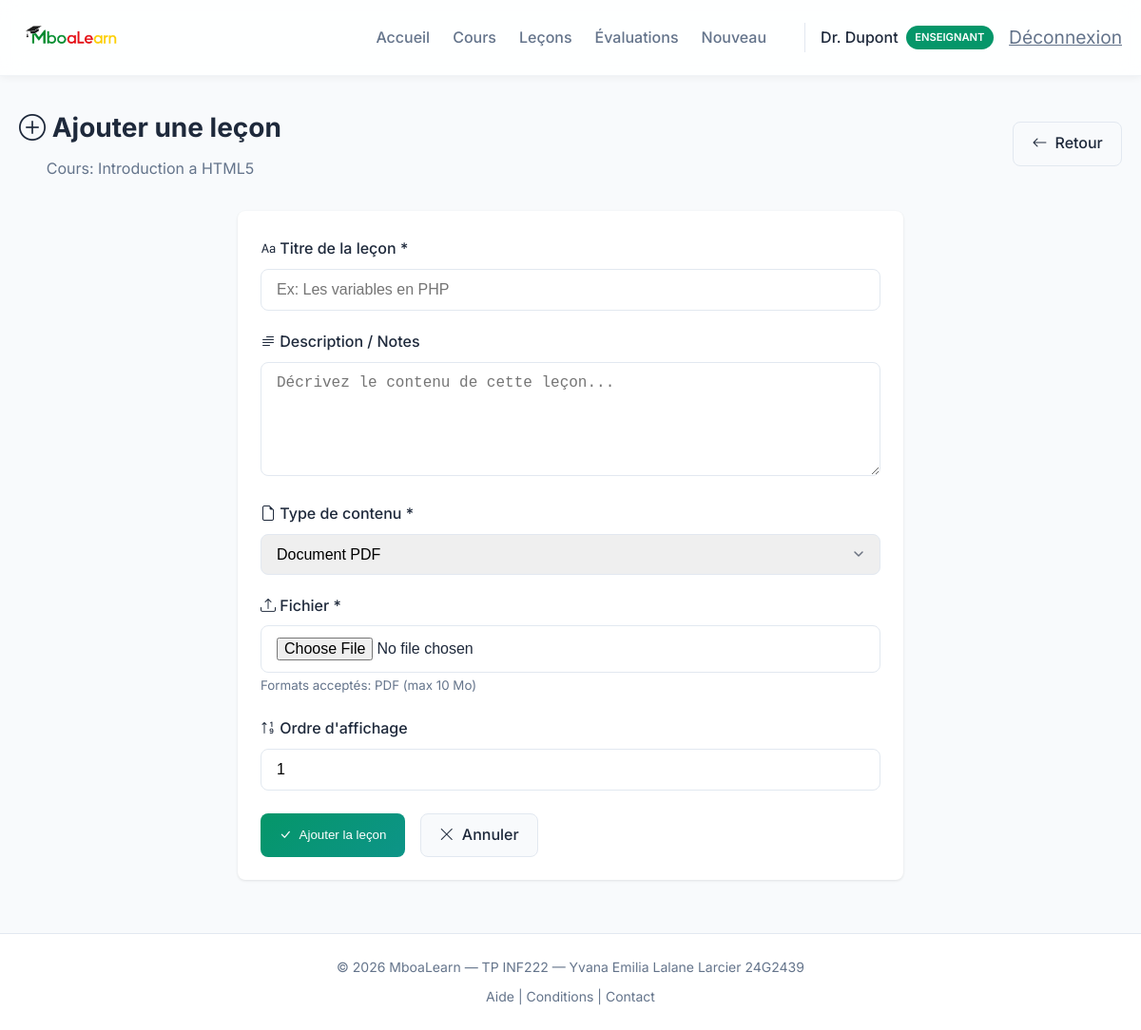
Page /enseignant/ajouter_lecon.php?cours=1 (signed in) on the committed database.
### tables this page shows
CREATE TABLE users (
    id INT AUTO_INCREMENT PRIMARY KEY,
    nom VARCHAR(100) NOT NULL,
    email VARCHAR(150) UNIQUE NOT NULL,
    password VARCHAR(255) NOT NULL,
    role ENUM('etudiant', 'enseignant', 'promoteur') DEFAULT 'etudiant',
    date_inscription TIMESTAMP DEFAULT CURRENT_TIMESTAMP
);

CREATE TABLE cours (
    id INT AUTO_INCREMENT PRIMARY KEY,
    titre VARCHAR(200) NOT NULL,
    description TEXT,
    module_id INT,
    enseignant_id INT,
    date_creation TIMESTAMP DEFAULT CURRENT_TIMESTAMP,
    FOREIGN KEY (module_id) REFERENCES modules(id) ON DELETE SET NULL,
    FOREIGN KEY (enseignant_id) REFERENCES users(id) ON DELETE SET NULL
);

### includes/auth.php (called while the page is built, shortened)
<?php
require_once __DIR__ . '/../config/database.php';
function is_logged_in() {
    return isset($_SESSION['user_id']);
}
function has_role($role) {
    return isset($_SESSION['user_role']) && $_SESSION['user_role'] === $role;
}
function get_user_info() {
    global $pdo;
    $stmt = $pdo->prepare("SELECT id, nom, email, role FROM users WHERE id = ?");
    $stmt->execute([$_SESSION['user_id']]);
    return $stmt->fetch();
}

### enseignant/ajouter_lecon.php (the view, shortened to what this page needs)
<?php
require_once '../config/database.php';
require_once '../includes/auth.php';
$enseignant_id = $_SESSION['user_id'];
$cours_id = isset($_GET['cours']) ? (int)$_GET['cours'] : 0;
$lecon_creee = false;
$stmt = $pdo->prepare("SELECT * FROM cours WHERE id = ? AND enseignant_id = ?");
$stmt->execute([$cours_id, $enseignant_id]);
$cours = $stmt->fetch();
?>
<!DOCTYPE html>
<html lang="fr">
<head>
    <link rel="stylesheet" href="https://cdn.jsdelivr.net/npm/bootstrap-icons@1.11.3/font/bootstrap-icons.min.css">
    <link rel="stylesheet" href="../assets/css/style.css">
</head>
<body>
    <?php include '../includes/header.php'; ?>
    <div class="dashboard-header">
        <div style="display: flex; justify-content: space-between; align-items: center;">
            <div>
                <h1><i class="bi bi-plus-circle"></i> Ajouter une leçon</h1>
                <p>Cours: <?php echo htmlspecialchars($cours['titre']); ?></p>
            </div>
            <a href="dashboard.php" class="btn-secondary">
                <i class="bi bi-arrow-left"></i> Retour
            </a>
        </div>
    </div>
    <div class="card" style="max-width: 700px;">
        <?php if (!$lecon_creee): ?>
        <form method="POST" action="" enctype="multipart/form-data">
            <div class="form-group">
                <label for="titre">
                    <i class="bi bi-type"></i> Titre de la leçon *
                </label>
                <input type="text" id="titre" name="titre" class="form-control"
                       placeholder="Ex: Les variables en PHP" required
                       value="<?php echo htmlspecialchars($_POST['titre'] ?? ''); ?>">
            </div>
            <div class="form-group">
                <label for="contenu">
                    <i class="bi bi-text-paragraph"></i> Description / Notes
                </label>
                <textarea id="contenu" name="contenu" class="form-control"
                          placeholder="Décrivez le contenu de cette leçon..."><?php echo htmlspecialchars($_POST['contenu'] ?? ''); ?></textarea>
            </div>
            <div class="form-group">
                <label for="type_contenu">
                    <i class="bi bi-file-earmark"></i> Type de contenu *
                </label>
                <select id="type_contenu" name="type_contenu" class="form-control" required>
                    <option value="pdf" <?php echo ($_POST['type_contenu'] ?? '') === 'pdf' ? 'selected' : ''; ?>>Document PDF</option>
                </select>
            </div>
            <div class="form-group">
                <label for="fichier">
                    <i class="bi bi-upload"></i> Fichier *
                </label>
                <input type="file" id="fichier" name="fichier" class="form-control" required
                       accept=".pdf,video/mp4,video/webm,video/ogg">
                <small class="text-muted" id="file-hint">Formats acceptés: PDF (max 10 Mo)</small>
            </div>
            <div class="form-group">
                <label for="ordre">
                    <i class="bi bi-sort-numeric-up"></i> Ordre d'affichage
                </label>
                <input type="number" id="ordre" name="ordre" class="form-control"
                       min="1" value="<?php echo $_POST['ordre'] ?? 1; ?>">
            </div>
            <div style="display: flex; gap: 1rem; margin-top: 1.5rem;">
                <button type="submit" class="btn-primary">
                    <i class="bi bi-check-lg"></i> Ajouter la leçon
                </button>
                <a href="dashboard.php" class="btn-secondary">
                    <i class="bi bi-x-lg"></i> Annuler
                </a>
            </div>
        </form>
        <?php endif; ?>
    </div>
    <?php include '../includes/footer.php'; ?>
</body>
</html>

### includes/header.php (shortened to what this page needs)
<?php
$base_url = '/MboaLearn';
$user = get_user_info();
?>
<!DOCTYPE html>
<html lang="fr">
<head>
    <link rel="stylesheet" href="https://cdn.jsdelivr.net/npm/bootstrap-icons@1.11.3/font/bootstrap-icons.min.css">
    <link rel="stylesheet" href="<?php echo $base_url; ?>/assets/css/style.css?v=<?php echo time(); ?>">
</head>
<body>
    <nav class="navbar">
        <div class="nav-container">
            <a href="<?php echo $base_url; ?>/index.html" class="nav-brand">
                <img src="<?php echo $base_url; ?>/assets/images/mboalearn.png" alt="MboaLearn" class="nav-logo">
            </a>
            <?php if (is_logged_in()): ?>
            <div class="nav-menu">
                <a href="<?php echo $base_url; ?>/dashboard.php" class="nav-link">
                    Accueil
                </a>
                <?php if (has_role('enseignant')): ?>
                    <a href="<?php echo $base_url; ?>/enseignant/mes_cours.php" class="nav-link">
                        Cours
                    </a>
                    <a href="<?php echo $base_url; ?>/enseignant/mes_lecons.php" class="nav-link">
                        Leçons
                    </a>
                    <a href="<?php echo $base_url; ?>/enseignant/mes_evaluations.php" class="nav-link">
                        Évaluations
                    </a>
                    <a href="<?php echo $base_url; ?>/enseignant/ajouter_cours.php" class="nav-link">
                        Nouveau
                    </a>
                <?php endif; ?>
                <div class="nav-user">
                    <span class="user-info">
                        <?php echo $user['nom']; ?>
                        <span class="badge"><?php echo ucfirst($user['role']); ?></span>
                    </span>
                    <a href="<?php echo $base_url; ?>/logout.php" class="btn-logout">
                        Déconnexion
                    </a>
                </div>
            </div>
            <?php endif; ?>
        </div>
    </nav>
    <main class="main-content">
        <div class="container">

### assets/css/style.css (style rules this page uses)
:root { --primary: #059669; --primary-dark: #047857; --secondary: #64748b; --success: #10b981; --danger: #dc2626; --warning: #d97706; --accent: #eab308; --bg-light: #f8fafc; --bg-white: #ffffff; --text-dark: #1e293b; --text-muted: #64748b; --border: #e2e8f0; --shadow: 0 1px 3px rgba(0,0,0,0.1); --shadow-md: 0 4px 6px rgba(0,0,0,0.1); --radius: 8px; --transition: all 0.2s ease; }
* { margin: 0; padding: 0; box-sizing: border-box; }
body { font-family: 'Inter', -apple-system, BlinkMacSystemFont, sans-serif; background-color: var(--bg-light); color: var(--text-dark); line-height: 1.6; min-height: 100vh; display: flex; flex-direction: column; }
.container { max-width: 1200px; margin: 0 auto; padding: 0 20px; width: 100%; }
.navbar { background: rgba(255, 255, 255, 0.85); backdrop-filter: blur(12px); -webkit-backdrop-filter: blur(12px); border-bottom: 1px solid rgba(226, 232, 240, 0.5); padding: 0.75rem 0; position: sticky; top: 0; z-index: 100; box-shadow: 0 1px 8px rgba(0,0,0,0.06); }
.nav-container { max-width: 1200px; margin: 0 auto; padding: 0 20px; display: flex; align-items: center; justify-content: space-between; }
.nav-brand { font-size: 1.25rem; font-weight: 700; color: var(--primary); text-decoration: none; display: flex; align-items: center; gap: 0.5rem; }
.nav-logo { height: 55px; width: auto; }
.nav-menu { display: flex; align-items: center; gap: 1.5rem; }
.nav-link { color: var(--text-muted); text-decoration: none; font-weight: 500; display: flex; align-items: center; gap: 0.5rem; transition: var(--transition); }
.nav-user { display: flex; align-items: center; gap: 1rem; margin-left: 1rem; padding-left: 1rem; border-left: 1px solid var(--border); }
.user-info { display: flex; align-items: center; gap: 0.5rem; font-weight: 500; }
.badge { background: var(--primary); color: white; padding: 0.2rem 0.6rem; border-radius: 20px; font-size: 0.7rem; font-weight: 600; text-transform: uppercase; }
.btn-logout { color: var(--text-muted); font-size: 1.2rem; transition: var(--transition); }
.btn-primary { background: linear-gradient(135deg, var(--primary) 0%, #0d9488 100%); color: white; padding: 0.6rem 1.2rem; border-radius: var(--radius); text-decoration: none; font-weight: 500; display: inline-flex; align-items: center; gap: 0.5rem; border: none; cursor: pointer; transition: var(--transition); }
.btn-secondary { background: var(--bg-light); color: var(--text-dark); padding: 0.6rem 1.2rem; border-radius: var(--radius); text-decoration: none; font-weight: 500; display: inline-flex; align-items: center; gap: 0.5rem; border: 1px solid var(--border); cursor: pointer; transition: var(--transition); }
.main-content { flex: 1; padding: 2rem 0; }
.container { display: flex; flex-direction: column; align-items: center; }
.card { background: var(--bg-white); border-radius: var(--radius); box-shadow: var(--shadow); padding: 1.5rem; margin-bottom: 1.5rem; transition: var(--transition); width: 100%; border-top: 3px solid transparent; }
.dashboard-header { margin-bottom: 2rem; text-align: center; width: 100%; }
.dashboard-header h1 { font-size: 1.75rem; font-weight: 700; margin-bottom: 0.5rem; }
.dashboard-header p { color: var(--text-muted); }
.form-group { margin-bottom: 1.25rem; }
.form-group label { display: block; margin-bottom: 0.5rem; font-weight: 500; color: var(--text-dark); }
.form-control { width: 100%; padding: 0.75rem 1rem; border: 1px solid var(--border); border-radius: var(--radius); font-size: 1rem; transition: var(--transition); }
textarea.form-control { min-height: 120px; resize: vertical; }
select.form-control { appearance: none; background-position: right 0.75rem center; background-repeat: no-repeat; background-size: 1.25em 1.25em; padding-right: 2.5rem; }
.text-muted { color: var(--text-muted); }

### rows in the picture
users: nom "Dr. Dupont", role "ENSEIGNANT"
cours: titre "Introduction a HTML5"
